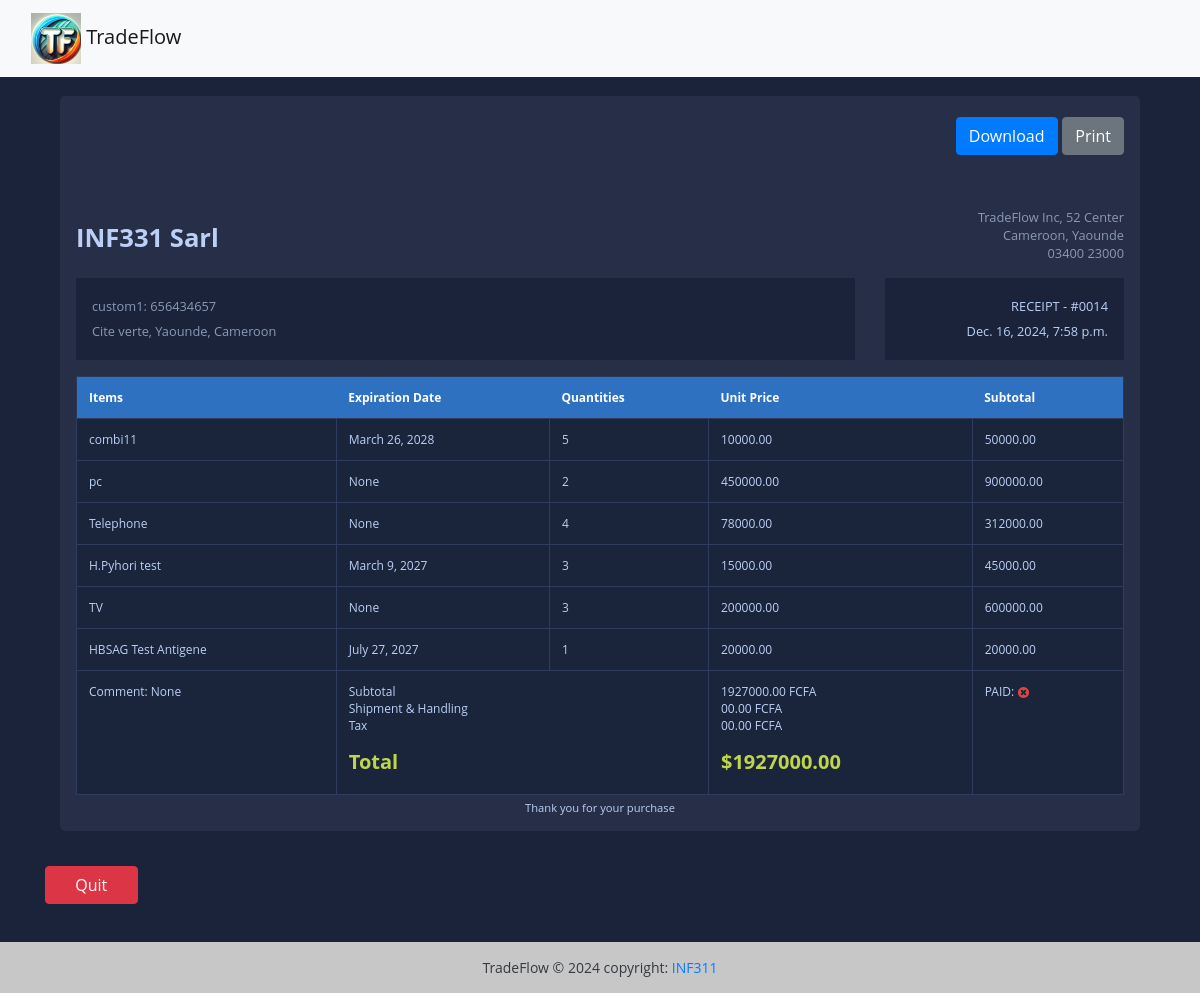
The app's page /view-invoice/14/ (signed in) with its own data.
### Orders/models.py (models this page shows, shortened)
class Invoice(models.Model):
    INVOICE_TYPE = (
        ('R', _('RECEIPT')),
        ('P', _('PROFORMA INVOICE')),
        ('I', _('INVOICE')),
    )
    customer = models.ForeignKey(
        Person,
        related_name='customer_invoices',
        on_delete=models.CASCADE,
        limit_choices_to={'role': 'C'},  # Filter to make sure the person is a customer
    )
    save_by = models.ForeignKey(
        Person,
        related_name='seller_invoices',
        on_delete=models.CASCADE,
        limit_choices_to={'role': ['S', 'A', 'C']},  # Filter to make sure the person is a seller
    )
    invoice_date_time = models.DateTimeField(auto_now_add=True)
    total = models.DecimalField(max_digits=10000, decimal_places=2)
    paid = models.BooleanField(default=False)
    invoice_type = models.CharField(max_length=1, choices=INVOICE_TYPE)
    comments = models.TextField(null=True, max_length=1000, blank=True)
    class Meta:
        verbose_name = "Invoice"
        verbose_name_plural = "Invoices"
    @property
    def get_total(self):
        articles = self.order_line_set.all()
        total = sum(article.get_total for article in articles)
        return total

class Order_line(models.Model):
    invoice = models.ForeignKey(Invoice, on_delete=models.CASCADE)
    article_name = models.ForeignKey(Article, related_name='article', on_delete=models.PROTECT)
    quantity = models.IntegerField()
    unit_price = models.DecimalField(max_digits=1000, decimal_places=2)
    total = models.DecimalField(max_digits=1000, decimal_places=2)
    class Meta:
        verbose_name = "Order_line"
        verbose_name_plural = "Order_lines"
    @property
    def get_total(self):
        total = self.quantity * self.unit_price
        return total

### Users/models.py (models this page shows, shortened)
class Person(AbstractBaseUser, PermissionsMixin):
    SEX_TYPES = (
        ('M', _('Male')),
        ('F', _('Feminine')),
    )
    ROLE_TYPES = (
        ('S', _('Seller')),
        ('M', _('Manager')),
        ('C', _('Customer')),
        ('A', _('Admin')),
    )
    name = models.CharField(max_length=150)
    password = models.CharField(max_length=128)
    email = models.EmailField(unique=True)
    phone = models.CharField(max_length=132)
    address = models.CharField(max_length=150)
    sex = models.CharField(max_length=1, choices = SEX_TYPES)
    age = models.PositiveIntegerField()
    city = models.CharField(max_length=32)
    bp = models.PositiveIntegerField()
    role = models.CharField(max_length=1, choices = ROLE_TYPES)
    crearted_date = models.DateTimeField(auto_now_add=True)
    is_staff = models.BooleanField(default=False)
    is_superuser = models.BooleanField(default=False)
    is_active = models.BooleanField(default=True)
    objects = UserManager()
    USERNAME_FIELD = 'email'
    REQUIRED_FIELDS = ['name']
    class Meta:
        constraints = [
            models.UniqueConstraint(fields=['name', 'password'], name = 'unique_person_name_password')
        ]
        verbose_name = "Person"
        verbose_name_plural = "Persons"

### Article/models.py (models this page shows, shortened)
class Article(models.Model):
    save_by = models.ForeignKey(
        Person,
        related_name='manager_articles',
        on_delete=models.PROTECT,
        limit_choices_to={'role': 'M'},  # Filter to make sure the person is a Manager
    )
    name = models.CharField(max_length=100)
    description = models.CharField(max_length=255)
    quantity = models.IntegerField()
    unit_price = models.DecimalField(max_digits=1000, decimal_places=2)
    date_per = models.DateField(blank=True, null=True)
    image_url = models.ImageField(blank=True, upload_to= 'img')
    class Meta:
        constraints = [
            models.UniqueConstraint(fields=['name'], name = 'unique_article_name')
        ]
        verbose_name = "Article"
        verbose_name_plural = "Articles"
    def __str__(self):
        return f"{self.name}"

### Orders/views.py (the view)
# urls.py: path('view-invoice/<int:pk>/', views.InvoiceVisualizationView.as_view(), name='view-invoice'),
class InvoiceVisualizationView(LoginRequiredMixin, View):
    templates_name = 'invoice.html'
    def get(self, request, *args, **kwargs):
        pk = kwargs.get('pk')
        context = get_invoice(pk)
        context['page'] = f'view-invoice/{pk}/'
        return render(request, self.templates_name, context)

### Orders/utils.py (called while the page is built)
def get_invoice(pk):
    obj = Invoice.objects.get(pk=pk)
    articles = obj.order_line_set.all()
    context = {
        'obj': obj,
        'articles': articles,
    }
    return context

### templates/invoice.html (shortened to what this page needs)
{% extends "base.html" %}
{% load static %}
{% block content %}
<div class="container">
    <div class="row gutters">
        <div class="col-xl-12 col-lg-12 col-md-12 col-sm-12 col-12">
            <div class="card">
                <div class="card-body p-0">
                    <div class="invoice-container">
                        <div class="invoice-header">
                            <div class="row gutters">
                                <div class="col-xl-12 col-lg-12 col-md-12 col-sm-12">
                                    <div class="custom-actions-btns mb-5">
                                        <a href="{% url 'invoice-pdf' pk=obj.pk %}" class="btn btn-primary">
                                             Download
                                        </a>
                                        <a href="" class="btn btn-secondary">
                                             Print
                                        </a>
                                    </div>
                                </div>
                            </div>
                            <div class="row gutters">
                                <div class="col-xl-6 col-lg-6 col-md-6 col-sm-6">
                                    <a href="alain-ng.com" class="invoice-logo">
                                        INF331 Sarl
                                    </a>
                                </div>
                                <div class="col-lg-6 col-md-6 col-sm-6">
                                    <address class="text-right">
                                        TradeFlow Inc, 52 Center <br>
                                        Cameroon, Yaounde <br>
                                        03400 23000
                                    </address>
                                </div>
                            </div>
                            <div class="row gutters">
                                <div class="col-xl-9 col-lg-9 col-md-12 col-sm-12 col-12">
                                    <div class="invoice-details">
                                        <address>
                                            {{obj.customer.name}}: {{obj.customer.phone}} <br>
                                            {{obj.customer.address}}, {{obj.customer.city}}, Cameroon
                                        </address>
                                    </div>
                                </div>
                                <div class="col-xl-3 col-lg-3 col-md-12 col-sm-12 col-12">
                                    <div class="invoice-details">
                                        <div class="invoice-num">
                                            <div>{{obj.get_invoice_type_display}} - #00{{obj.id}}</div>
                                            <div>{{obj.invoice_date_time}}</div>
                                        </div>
                                    </div>
                                </div>
                            </div>
                        </div>
                        <div class="invoice-body">
                            <div class="row gutters">
                                <div class="col-lg-12 col-md-12 col-sm-12">
                                    <div class="table-responsive">
                                        <table class="table custom-table m-0">
                                            <thead>
                                                <tr>
                                                    <th>Items</th>
                                                    <th>Expiration Date</th>
                                                    <th>Quantities</th>
                                                    <th>Unit Price</th>
                                                    <th>Subtotal</th>
                                                </tr>
                                            </thead>
                                            <tbody>
                                                {% for article in articles %}
                                                    <tr>
                                                        <td>
                                                            {{ article.article_name }}
                                                        </td>
                                                        <td>
                                                            {{ article.article_name.date_per }}
                                                        </td>
                                                        <td>
                                                            {{ article.quantity }}
                                                        </td>
                                                        <td>
                                                            {{ article.unit_price }}
                                                        </td>
                                                        <td>
                                                            {{ article.get_total }}
                                                        </td>
                                                    </tr>
                                                {% endfor %}
                                                <tr>
                                                    <td>Comment: {{obj.comments}}</td>
                                                    <td colspan="2">
                                                        <p>
                                                            Subtotal <br>
                                                            Shipment &amp; Handling <br>
                                                            Tax <br>
                                                        </p>
                                                        <h5 class="text-success"><strong>Total</strong></h5>
                                                    </td>
                                                    <td>
                                                        <p>
                                                            {{ obj.get_total }} FCFA <br>
                                                            00.00 FCFA <br>
                                                            00.00 FCFA <br>
                                                        </p>
                                                        <h5 class="text-success"><strong>${{obj.get_total}}</strong></h5>
                                                    </td>
                                                    <td>
                                                            PAID:
                                                        {% if obj.paid %}
                                                            <img src="{% static 'img/icon-yes.svg' %}" alt="True" class="icon">
                                                        {% else %}
                                                            <img src="{% static 'img/icon-no.svg' %}" alt="False" class="icon">
                                                        {% endif %}
                                                    </td>
                                                </tr>
                                            </tbody>
                                        </table>
                                    </div>
                                </div>
                            </div>
                        </div>
                        <div class="invoice-footer">
                            Thank you for your purchase
                        </div>
                    </div>
                </div>
            </div>
        </div>
    </div>
    <br>
    <div class="row">
        <a href="{% url 'home' %}" title="Home" class="btn btn-outline-danger text-white bg-danger w-50 col-md-1">Quit</a>
    </div>
    <br><br>
</div>
{% endblock content %}

### static/styles.css (style rules this page uses)
body { margin: 0; padding: 0; font: 400 .875rem 'Open Sans', sans-serif; color: #bcd0f7; background: #1A233A; position: relative; height: 100%; }
.invoice-container { padding: 1rem; }
.invoice-container .invoice-header .invoice-logo { margin: 0.8rem 0 0 0; display: inline-block; font-size: 1.6rem; font-weight: 700; color: #bcd0f7; }
.invoice-container .invoice-header address { font-size: 0.8rem; color: #8a99b5; margin: 0; }
.invoice-container .invoice-details { margin: 1rem 0 0 0; padding: 1rem; line-height: 180%; background: #1a233a; }
.invoice-container .invoice-details .invoice-num { text-align: right; font-size: 0.8rem; }
.invoice-container .invoice-body { padding: 1rem 0 0 0; }
.invoice-container .invoice-footer { text-align: center; font-size: 0.7rem; margin: 5px 0 0 0; }
.card { background: #272E48; -webkit-border-radius: 5px; -moz-border-radius: 5px; border-radius: 5px; border: 0; margin-bottom: 1rem; }
.custom-table { border: 1px solid #2b3958; }
.custom-table thead { background: #2f71c1; }
.custom-table thead th { border: 0; color: #ffffff; }
.custom-table > tbody tr:nth-of-type(even) { background-color: #1a243a; }
.custom-table > tbody td { border: 1px solid #2e3d5f; }
.table { background: #1a243a; color: #bcd0f7; font-size: .75rem; }
.text-success { color: #c0d64a !important; }
.custom-actions-btns { margin: auto; display: flex; justify-content: flex-end; }
.custom-actions-btns .btn { margin: .3rem 0 .3rem .3rem; }

### records on screen
Invoice: customer.name "custom1", customer.phone "656434657", customer.address "Cite verte", customer.city "Yaounde", invoice_type "RECEIPT", id "14", invoice_date_time "Dec. 16, 2024, 7:58 p.m.", comments "None", get_total "1927000.00"
Order_line: article_name "combi11", article_name.date_per "March 26, 2028", quantity "5", unit_price "10000.00", get_total "50000.00"
Order_line: article_name "pc", article_name.date_per "None", quantity "2", unit_price "450000.00", get_total "900000.00"
Order_line: article_name "Telephone", article_name.date_per "None", quantity "4", unit_price "78000.00", get_total "312000.00"
Order_line: article_name "H.Pyhori test", article_name.date_per "March 9, 2027", quantity "3", unit_price "15000.00", get_total "45000.00"
Order_line: article_name "TV", article_name.date_per "None", quantity "3", unit_price "200000.00", get_total "600000.00"
Order_line: article_name "HBSAG Test Antigene", article_name.date_per "July 27, 2027", quantity "1", unit_price "20000.00", get_total "20000.00"
